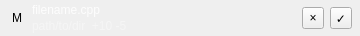
<?xml version="1.0" encoding="UTF-8"?>
<ui version="4.0">
 <class>FileDiffItemWidget</class>
 <widget class="QWidget" name="FileDiffItemWidget">
  <property name="geometry">
   <rect>
    <x>0</x>
    <y>0</y>
    <width>360</width>
    <height>36</height>
   </rect>
  </property>
  <property name="windowTitle">
   <string>Form</string>
  </property>
  <layout class="QHBoxLayout" name="itemLayout">
   <property name="spacing">
    <number>6</number>
   </property>
   <property name="leftMargin">
    <number>8</number>
   </property>
   <property name="topMargin">
    <number>2</number>
   </property>
   <property name="rightMargin">
    <number>8</number>
   </property>
   <property name="bottomMargin">
    <number>2</number>
   </property>
   <item>
    <widget class="QLabel" name="badgeLabel">
     <property name="minimumSize">
      <size>
       <width>18</width>
       <height>0</height>
      </size>
     </property>
     <property name="maximumSize">
      <size>
       <width>18</width>
       <height>16777215</height>
      </size>
     </property>
     <property name="text">
      <string>M</string>
     </property>
     <property name="alignment">
      <set>Qt::AlignCenter</set>
     </property>
    </widget>
   </item>
   <item>
    <widget class="QWidget" name="fileInfoWidget" native="true">
     <layout class="QVBoxLayout" name="fileInfoLayout">
      <property name="spacing">
       <number>0</number>
      </property>
      <property name="leftMargin">
       <number>0</number>
      </property>
      <property name="topMargin">
       <number>0</number>
      </property>
      <property name="rightMargin">
       <number>0</number>
      </property>
      <property name="bottomMargin">
       <number>0</number>
      </property>
      <item>
       <widget class="QLabel" name="nameLabel">
        <property name="styleSheet">
         <string notr="true">font-size: 12px; color: rgba(255,255,255,220);</string>
        </property>
        <property name="text">
         <string>filename.cpp</string>
        </property>
       </widget>
      </item>
      <item>
       <widget class="QLabel" name="statsLabel">
        <property name="styleSheet">
         <string notr="true">font-size: 12px; color: rgba(255,255,255,100);</string>
        </property>
        <property name="text">
         <string>path/to/dir  +10 -5</string>
        </property>
       </widget>
      </item>
     </layout>
    </widget>
   </item>
   <item>
    <spacer name="statusSpacer">
     <property name="orientation">
      <enum>Qt::Horizontal</enum>
     </property>
     <property name="sizeType">
      <enum>QSizePolicy::Expanding</enum>
     </property>
     <property name="sizeHint" stdset="0">
      <size>
       <width>0</width>
       <height>20</height>
      </size>
     </property>
    </spacer>
   </item>
   <item>
    <widget class="QLabel" name="actionStatusLabel">
     <property name="text">
      <string/>
     </property>
    </widget>
   </item>
   <item>
    <widget class="QToolButton" name="rejectBtn">
     <property name="minimumSize">
      <size>
       <width>22</width>
       <height>22</height>
      </size>
     </property>
     <property name="maximumSize">
      <size>
       <width>22</width>
       <height>22</height>
      </size>
     </property>
     <property name="cursor">
      <cursorShape>PointingHandCursor</cursorShape>
     </property>
     <property name="text">
      <string>×</string>
     </property>
     <property name="icon">
      <iconset>
       <normalon>:/Resource/icons/dark/TestCoveredFailing_16x.svg</normalon>
      </iconset>
     </property>
    </widget>
   </item>
   <item>
    <widget class="QToolButton" name="acceptBtn">
     <property name="minimumSize">
      <size>
       <width>22</width>
       <height>22</height>
      </size>
     </property>
     <property name="maximumSize">
      <size>
       <width>22</width>
       <height>22</height>
      </size>
     </property>
     <property name="cursor">
      <cursorShape>PointingHandCursor</cursorShape>
     </property>
     <property name="text">
      <string>✓</string>
     </property>
     <property name="icon">
      <iconset>
       <normalon>:/Resource/icons/dark/TestCoveredPassing_16x.svg</normalon>
      </iconset>
     </property>
    </widget>
   </item>
  </layout>
 </widget>
 <resources/>
 <connections/>
</ui>
